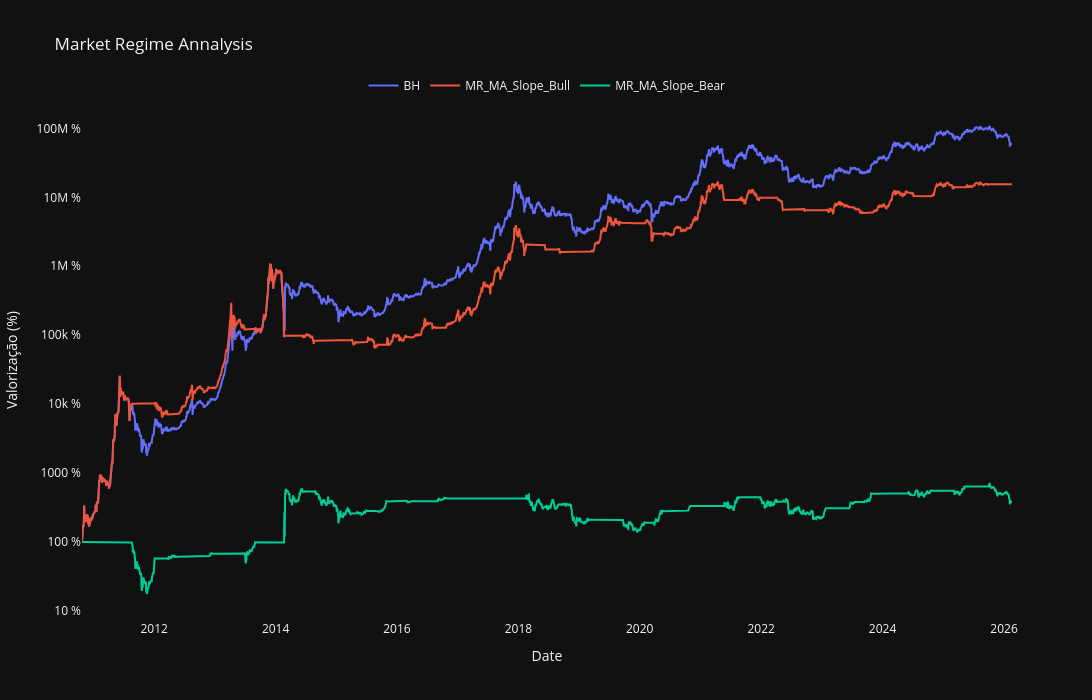

Write notebook code for a chart like this one.
### Markdown cell above
A quick annalysis of this distribution plot shows that Holding Bitcoin only on a Bull Market has reduced left tail risk vs both Buy & Hold and Bear Marke regime.
    Without much surprise Bear Market potfolio has bigger lef tail risk.
    Buy & Hold portfolio sits on the middle of both Market Regimes states.

### Code cell
from MyCustomLibrary.main import plot_comparative_graph

plot_comparative_graph(market_regimes_bt_comparison, title="Market Regime Annalysis")

### Figure 1 — Plotly figure (JSON) as saved in the notebook; plotly's stock layout.template omitted (floating-point values rounded to 4 significant figures; data arrays with more than 128 entries replaced by an {"elided": "..."} marker saying what was removed)
{"data": [{"name": "BH", "type": "scatter", "x": {"elided": "5585 str values"}, "y": {"elided": "5585 float values"}}, {"name": "MR_MA_Slope_Bull", "type": "scatter", "x": {"elided": "5585 str values"}, "y": {"elided": "5585 float values"}}, {"name": "MR_MA_Slope_Bear", "type": "scatter", "x": {"elided": "5585 str values"}, "y": {"elided": "5585 float values"}}], "layout": {"height": 700, "hovermode": "x unified", "legend": {"orientation": "h", "x": 0.5, "xanchor": "center", "y": 1, "yanchor": "bottom"}, "showlegend": true, "title": {"text": "Market Regime Annalysis"}, "width": 1200, "xaxis": {"mirror": true, "showgrid": false, "showline": false, "title": {"text": "Date"}, "zeroline": false}, "yaxis": {"mirror": true, "showgrid": false, "showline": false, "ticksuffix": " %", "title": {"text": "Valorização (%)"}, "type": "log", "zeroline": true}}}
